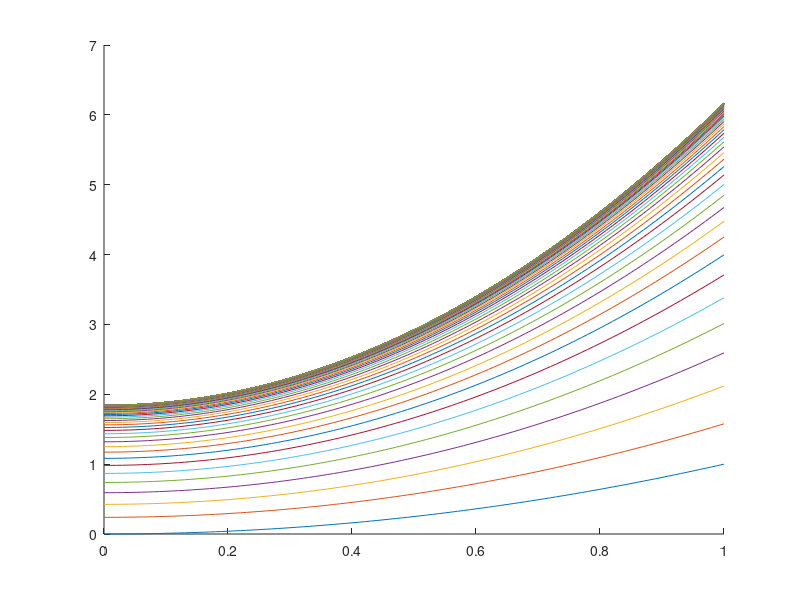

Write the MATLAB code that produced this figure.
clear all;
h = 0.01;
sx = 0.0:h:1.0;
n = length(sx);

func = @(x) x.^2;

K = @(x, s) (1/10 + x.^2 + s.^2);

sY = zeros(1,n); 
ssY = zeros(1,n); 

err = Inf;
tol = 1e-6;
counter = 0;

figure(1)
while err > tol
    for i=1:1:n
        sY(i) = func(sx(i));
        for j = 1:1:n
            sY(i) = sY(i) + K(sx(i), sx(j)) * ssY(j) * h;
        end
    end
    err = norm(sY - ssY);
    ssY = sY;
    hold on
    plot(sx,sY)
    hold off
    counter = counter + 1;
end

% Вывод результата

ssY
counter
